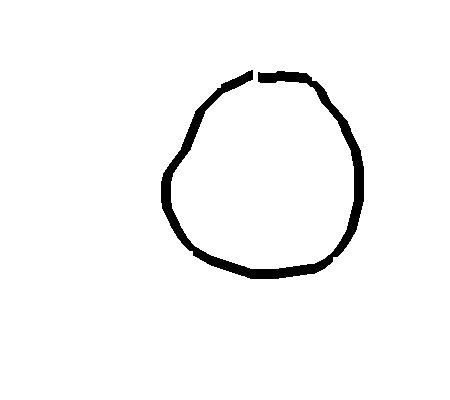
#> input picture Zeichenerkennung/data/0_05012015-035023.jpg, 450 x 400 px; its folder holds only this picture in this run
$ python presizer.py
#> lines starting #> are read from the running program, lines starting #| are printed output that depends on the picture
# coding: utf8

"""
Kümmert sich um die Vorverarbeitung der Bilder bevor sie dem
Netz übergeben werden.
"""

from __future__ import print_function
from __future__ import division

from PIL import Image, ImageChops
from random import uniform
import math
import os
import shutil

# Bildgröße mit der gearbeitet wird
IMAGE_WIDTH = 20
IMAGE_HEIGHT = 30
IMAGE_FORM = (IMAGE_WIDTH, IMAGE_HEIGHT)
IMAGE_SIZE = IMAGE_HEIGHT * IMAGE_WIDTH


def trim(image):
    bg_color = image.getpixel((0, 0))
    if (bg_color != 255):
        print(bg_color)
    bg = Image.new(image.mode, image.size, bg_color)
    diff = ImageChops.difference(image, bg)
    diff = ImageChops.add(diff, diff, 2.0, -100)
    bbox = diff.getbbox()
    if bbox:
        content = image.crop(bbox)
        content.thumbnail(IMAGE_FORM)

        width, heigth = content.size
        # immer auf die selbe größe packen mit text in der Mitte
        empty = Image.new(image.mode,
                          (IMAGE_WIDTH, IMAGE_HEIGHT),
                          bg_color)
        empty = centerImageinImage(empty, content)
        return empty


def getOptimizedImage(imagePath):
    """
    lädt das Bild von der Festplatte und Schneidet es in die Richtige größe
    zoomt auf den Content
    """
    image = Image.open(imagePath)
    image = image.convert("L")
    return trim(image)


def getDataFromImage(image):
    # print("pixel: ", image.im.getpixel((0, 0)))
    return list(map(lambda x: int(x / 255),
                    image.getdata()))
    # return image.histogram()


def centerImageinImage(base, image):
    """ base muss größer sein als image """
    bWidth, bHeight = base.size
    iWidht, iHeight = image.size
    base.paste(image, (int((bWidth - iWidht) / 2),
                       int((bHeight - iHeight) / 2)))

    return base


def moveImage(file):
    """
    Erstellt aus einem Bild eine Liste von Bildern,
    indem das original gedreht und skaliert wird
    """
    image = Image.open(file)
    imageList = []

    width, heigth = image.size

    for i in range(-2, 3):
        if i != 0:

            scale = uniform(0.6, 1.3)
            img = image.resize((math.floor(width * scale),
                                math.floor(heigth * scale)))

            x = math.floor(width / 2)
            y = math.floor(heigth / 2)

            new = Image.new(
                image.mode, (width * 2, heigth * 2), (255, 255, 255))
            new = centerImageinImage(new, img)

            img = new.rotate(i * 4, 0, False)
            x = img.crop((x, y, width + x, heigth + y))

            # img = img.crop((80, 54, image.width - 54, image.heigth - 54))
            img.load()
            imageList.append(x)
    return imageList


def main():
    """
    Bei aufruf als Programm werden die Verzeichnisse gen_data und opt_data
    generiert. gen_data wird falls vorhanden tatsächlich benutzt.
    opt_data dient nur zum anschauen der Daten die verwendet werden.
    """

    dataDir = "data"
    genDataDir = "gen_data"
    optDataDir = "opt_data"

    print("create Folder with generated images from data dir...")
    try:
        shutil.rmtree(genDataDir)
    except FileNotFoundError:
        pass

    os.makedirs(genDataDir)

    files = [x for x in os.listdir(dataDir)
             if x.endswith(".jpg")]

    for index, image in enumerate(files):
        for i, img in enumerate(moveImage(dataDir + "/" + image)):
#> in moveImage, image is the input picture: PIL image 450x400 RGB; min 0, max 255, mean 247.1
#> the loop in moveImage, `for i in range(-2, 3):` made 5 passes
#> pass 1, in moveImage, `new = centerImageinImage(new, img)`:
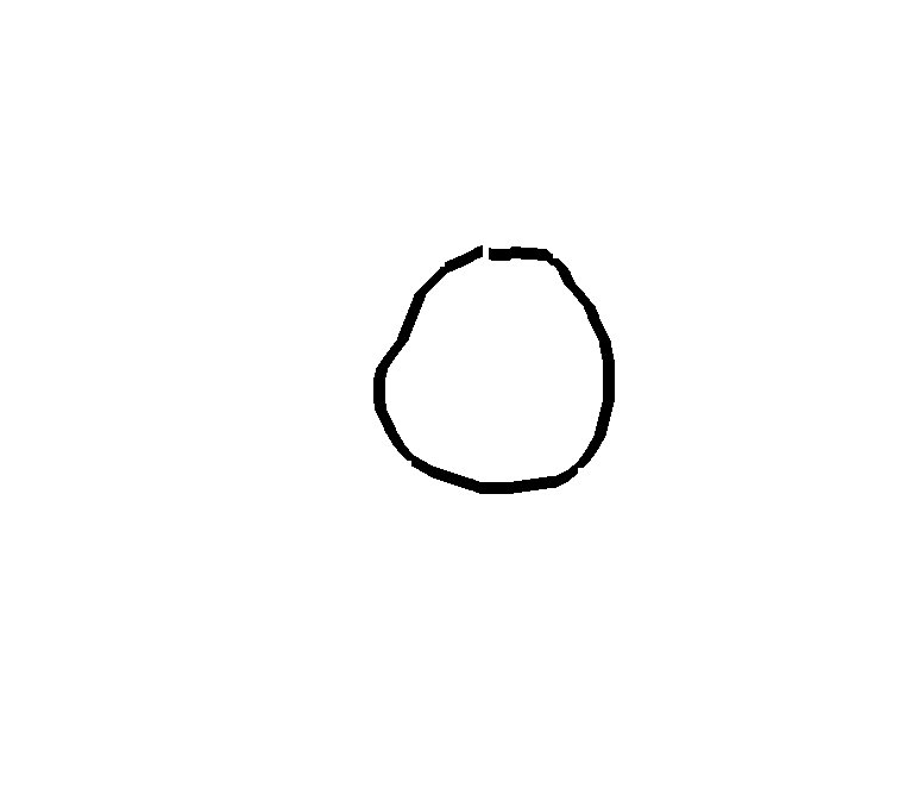
#> new: PIL image 900x800 RGB; min 0, max 255, mean 252.2
#> pass 1, in moveImage, `img = new.rotate(i * 4, 0, False)`:
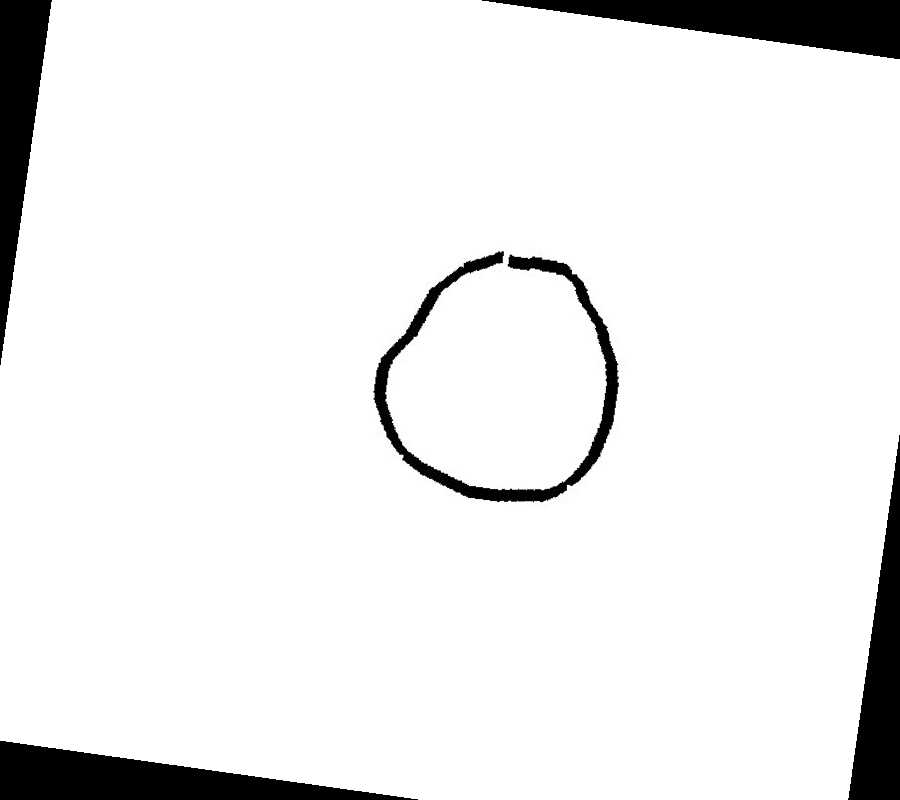
#> img: PIL image 900x800 RGB; min 0, max 255, mean 236.6
#> after the loop in moveImage, `for i in range(-2, 3):`:
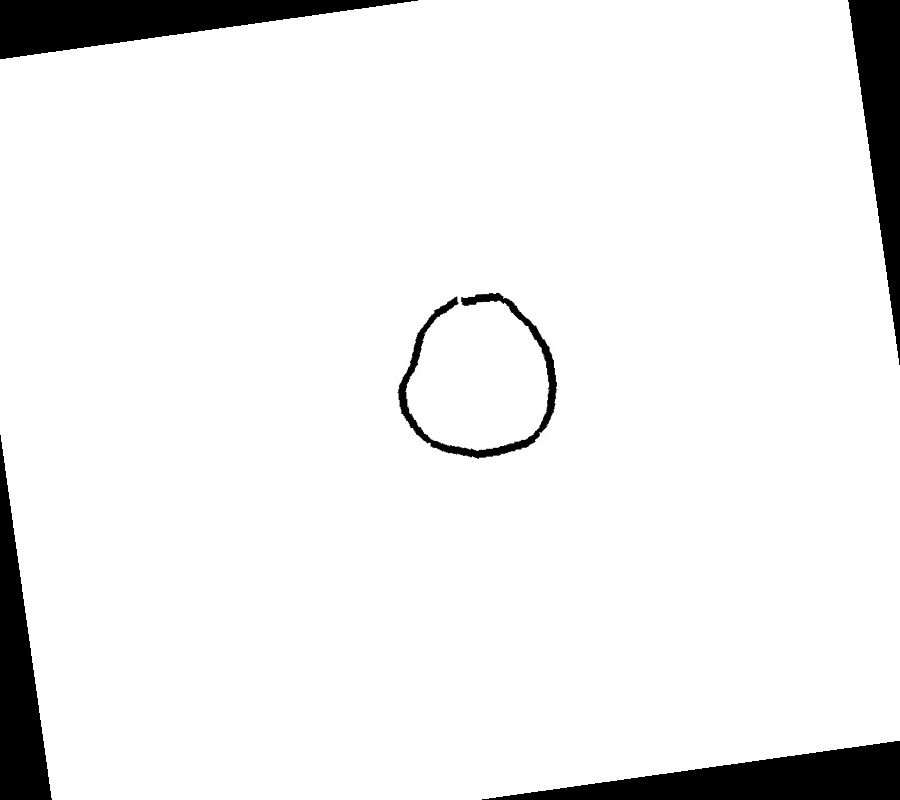
#> img: PIL image 900x800 RGB; min 0, max 255, mean 238.2
#> after the loop in moveImage, `for i in range(-2, 3):`: imageList = 4 items
            img.save("{}/{}_{}.jpg".
                     format(genDataDir, files[index][:-3], i))
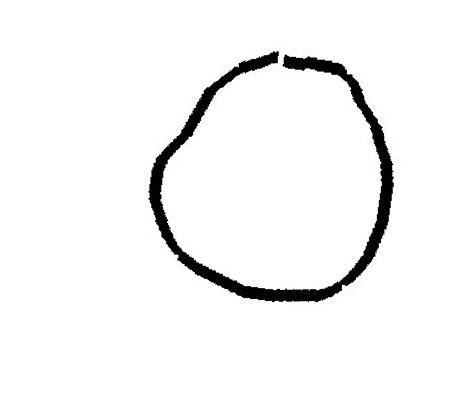
#> saved as 0_05012015-035023._0.jpg: PIL image 450x400 RGB; min 0, max 255, mean 243.8

    print("create Folder with optimized images..")

    try:
        shutil.rmtree(optDataDir)
    except FileNotFoundError:
        pass

    os.makedirs(optDataDir)

    for directory in [dataDir, genDataDir]:

        files = [x for x in os.listdir(directory)
                 if x.endswith(".jpg")]

        for index, image in enumerate(files):
            img = getOptimizedImage(directory + "/" + image)
#> in trim, `bg_color = image.getpixel((0, 0))`: bg_color = 255
#> in trim, `bg = Image.new(image.mode, image.size, bg_color)`: bg: PIL image 450x400 L; every value is 255
#> in trim, `diff = ImageChops.add(diff, diff, 2.0, -100)`:
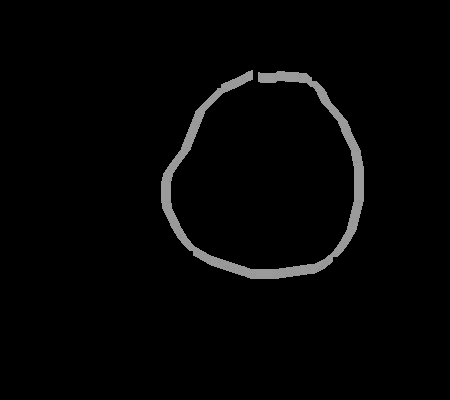
#> diff: PIL image 450x400 L; min 0, max 155, mean 4.7
#> in trim, `bbox = diff.getbbox()`: bbox = (161, 70, 364, 279)
#> in trim, `content = image.crop(bbox)`:
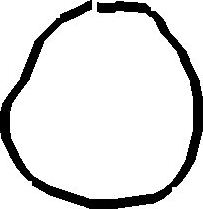
#> content: PIL image 203x209 L; min 0, max 255, mean 221.5
#> in trim, `empty = Image.new(image.mode, (IMAGE_WIDTH, IMAGE_HEIGHT), bg_color)`: empty: PIL image 20x30 L; every value is 255
#> in centerImageinImage (call 5), `base.paste(image, (int((bWidth - iWidht) / 2), int((bHeight - iHeight)..`:
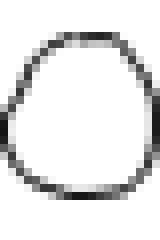
#> base: PIL image 20x30 L (shown 8 times larger); min 20, max 255, mean 230.5
            img.save("{}/{}".format(optDataDir, files[index]))

if __name__ == '__main__':
    main()
